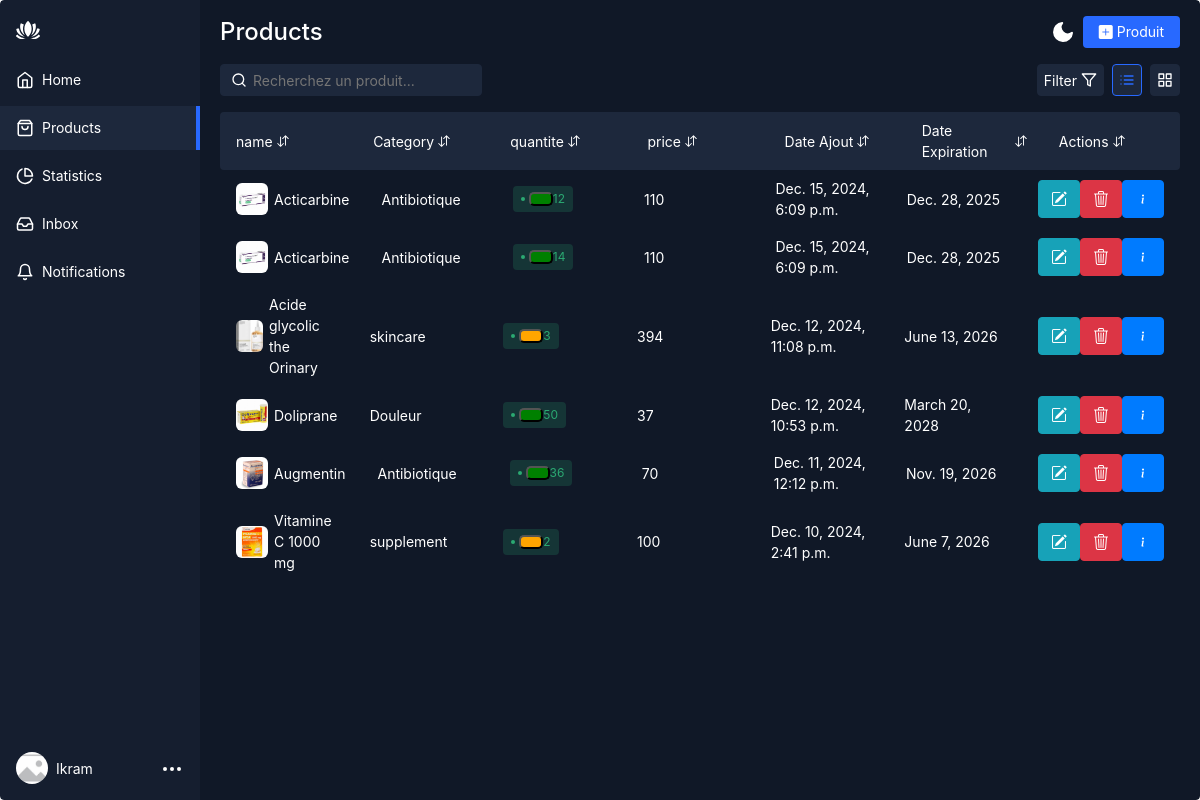
Screenshot of /produit/ (signed in) with the database file from the repository.
### Produits/models.py (models this page shows, shortened)
class Produits(models.Model):
    name=models.CharField(max_length=250)
    category=models.ForeignKey(Categories,on_delete=models.CASCADE)
    price=models.IntegerField()
    quantite=models.PositiveBigIntegerField(default=0)
    date_ajout=models.DateTimeField(auto_now_add=True)
    date_expiration=models.DateField()
    image=models.ImageField(null=True,blank=True,upload_to='media/')
    description=models.TextField()
    class Meta:
        ordering=['-date_ajout']
    def statut_quantite(self):
        if self.quantite==0:
            return 'red'
        elif self.quantite<=10:
            return 'orange'
        else :
            return 'green'

class Categories(models.Model):
    name=models.CharField(max_length=250)
    def __str__(self):
        return self.name

### Produits/views.py (the view)
# urls.py: 2. Add a URL to urlpatterns:  path('', views.home, name='home')
@login_required(login_url='login')
def home(request):
    donnees=Produits.objects.all()
    context={
        'donnees':donnees
    }
    return render(request,'home.html',context)

### Produits/templates/home.html (shortened to what this page needs)
{% extends "base.html" %}
{% block produit %}
{% include "produit.html" %}
{% endblock produit %}

### Produits/templates/zone_gauche.html (shortened to what this page needs)
{%load static%}
<div class="app-container">
    <div class="sidebar">
      <div class="sidebar-header">
        <div class="app-icon">
        </div>
      </div>
      <ul class="sidebar-list">
        <li class="sidebar-list-item">
          <a href="{% url 'acc'%}">
            <svg xmlns="http://www.w3.org/2000/svg" width="18" height="18" viewBox="0 0 24 24" fill="none" stroke="currentColor" stroke-width="2" stroke-linecap="round" stroke-linejoin="round" class="feather feather-home"><path d="M3 9l9-7 9 7v11a2 2 0 0 1-2 2H5a2 2 0 0 1-2-2z"/><polyline points="9 22 9 12 15 12 15 22"/></svg>
            <span>Home</span>
          </a>
        </li>
        <li class="sidebar-list-item active">
          <a href="{% url 'home' %}">
            <span>Products</span>
          </a>
        </li>
        <li class="sidebar-list-item">
          <a href="#">
            <svg xmlns="http://www.w3.org/2000/svg" width="18" height="18" viewBox="0 0 24 24" fill="none" stroke="currentColor" stroke-width="2" stroke-linecap="round" stroke-linejoin="round" class="feather feather-pie-chart"><path d="M21.21 15.89A10 10 0 1 1 8 2.83"/><path d="M22 12A10 10 0 0 0 12 2v10z"/></svg>
            <span>Statistics</span>
          </a>
        </li>
        <li class="sidebar-list-item">
          <a href="#">
            <span>Inbox</span>
          </a>
        </li>
        <li class="sidebar-list-item">
          <a href="#">
            <svg xmlns="http://www.w3.org/2000/svg" width="18" height="18" viewBox="0 0 24 24" fill="none" stroke="currentColor" stroke-width="2" stroke-linecap="round" stroke-linejoin="round" class="feather feather-bell"><path d="M18 8A6 6 0 0 0 6 8c0 7-3 9-3 9h18s-3-2-3-9"/><path d="M13.73 21a2 2 0 0 1-3.46 0"/></svg>
            <span>Notifications</span>
          </a>
        </li>
      </ul>
      <div class="account-info">
        {% if user.is_authenticated %}
          <div class="account-info-picture">
            <a href="{% url 'deconnection' %}">
            <img src="{% static "images/default_image.jpeg" %}" alt="Account">
          </div>
          <div class="account-info-name">{{request.user }} </div>
        {% endif %}
        <button class="account-info-more">
          <svg xmlns="http://www.w3.org/2000/svg" width="24" height="24" viewBox="0 0 24 24" fill="none" stroke="currentColor" stroke-width="2" stroke-linecap="round" stroke-linejoin="round" class="feather feather-more-horizontal"><circle cx="12" cy="12" r="1"/><circle cx="19" cy="12" r="1"/><circle cx="5" cy="12" r="1"/></svg>
        </button>
      </div>
    </div>

### Produits/templates/produit.html (shortened to what this page needs)
{% load static %}
{%block produit%}
<div class="products-area-wrapper tableView">
    <div class="products-header">
      <div class="product-cell image">
        name
        <button class="sort-button">
        </button>
      </div>
      <div class="product-cell category">Category<button class="sort-button">
        </button></div>
      <div class="product-cell status-cell">quantite<button class="sort-button">
        </button></div>
      <div class="product-cell sales">price<button class="sort-button">
        </button></div>
      <div class="product-cell stock">Date Ajout<button class="sort-button">
        </button></div>
      <div class="product-cell price">Date Expiration<button class="sort-button">
        </button></div>
        <div class="product-cell price">Actions<button class="sort-button">
        </button></div>
    </div>
    {% for n in donnees%}
      <div class="products-row" id="produit-{{ n.id }}">
        <div class="product-cell image">
          {% if n.image %}
                <img src="{{ n.image.url }}" alt="image actuelle" style="max-width:100px; max-height:100px;">
            {% else %}
                <img src="{% static 'images/default_image.jpeg' %}" alt="Image par défaut" style="max-width:100px; max-height:100px;">
            {% endif %}
            <span>{{ n.name }}</span>
        </div>
      <div class="product-cell category"><span class="cell-label">Category:</span>{{n.category}}</div>
      <div class="product-cell status-cell">
        <span class="status active"> <button class="button {{n.statut_quantite}}"></button> {{n.quantite}}</span>
      </div>
      <div class="product-cell sales"><span class="cell-label">Prix:</span>{{n.price}} </div>
      <div class="product-cell stock"><span class="cell-label">Date Ajout:</span>{{n.date_ajout}}</div>
      <div class="product-cell price"><span class="cell-label">Date Expiration:</span>{{n.date_expiration}}</div>
      <div class="product-cell price">
        <a href="{% url 'modifier' n.id%}" class="btn btn-info"> <i class="bi bi-pencil-square"></i></a>
        <a href="{% url 'delete' n.pk %}" class="btn btn-danger"> <i class="bi bi-trash3"></i></a>
        <a href="{% url 'detail' n.pk%}" class="btn btn-primary"> <i class="bi bi-info"></i></a>
      </div>
    </div>
    {% endfor %}
</div>
{%endblock produit%}

### Produits/static/style.css (style rules this page uses)
* { box-sizing: border-box; }
:root { --app-bg: #101827; --sidebar: rgba(21, 30, 47,1); --sidebar-main-color: #fff; --table-border: #1a2131; --table-header: #1a2131; --app-content-main-color: #fff; --sidebar-link: #fff; --sidebar-active-link: #1d283c; --sidebar-hover-link: #1a2539; --action-color: #2869ff; --action-color-hover: #6291fd; --app-content-secondary-color: #1d283c; --filter-reset: #2c394f; --filter-shadow: rgba(16, 24, 39, 0.8) 0px 6px 12px -2px, rgba(0, 0, 0, 0.3) 0px 3px 7px -3px; }
body, html { margin: 0; padding: 0; height: 100%; width: 100%; }
body { overflow: hidden; font-family: "Poppins", sans-serif; background-color: var(--app-bg); -webkit-font-smoothing: antialiased; -moz-osx-font-smoothing: grayscale; }
.app-container { border-radius: 4px; width: 100%; height: 100%; max-height: 100%; max-width: 1280px; display: flex; overflow: hidden; box-shadow: rgba(99, 99, 99, 0.2) 0px 2px 8px 0px; max-width: 2000px; margin: 0 auto; }
.sidebar { flex-basis: 200px; max-width: 200px; flex-shrink: 0; background-color: var(--sidebar); display: flex; flex-direction: column; }
.sidebar-header { display: flex; align-items: center; justify-content: space-between; padding: 16px; }
.sidebar-list { list-style-type: none; padding: 0; }
.sidebar-list-item { position: relative; margin-bottom: 4px; }
.sidebar-list-item a { display: flex; align-items: center; width: 100%; padding: 10px 16px; color: var(--sidebar-link); text-decoration: none; font-size: 14px; line-height: 24px; }
.sidebar-list-item svg { margin-right: 8px; }
.sidebar-list-item.active { background-color: var(--sidebar-active-link); }
.sidebar-list-item.active:before { content: ""; position: absolute; right: 0; background-color: var(--action-color); height: 100%; width: 4px; }
.account-info { display: flex; align-items: center; padding: 16px; margin-top: auto; }
.account-info-picture { width: 32px; height: 32px; border-radius: 50%; overflow: hidden; flex-shrink: 0; }
.account-info-picture img { width: 100%; height: 100%; -o-object-fit: cover; object-fit: cover; }
.account-info-name { font-size: 14px; color: var(--sidebar-main-color); margin: 0 8px; overflow: hidden; max-width: 100%; text-overflow: ellipsis; white-space: nowrap; }
.account-info-more { color: var(--sidebar-main-color); padding: 0; border: none; background-color: transparent; margin-left: auto; }
.app-icon { color: var(--sidebar-main-color); }
.app-icon svg { width: 24px; height: 24px; }
.products-area-wrapper { width: 100%; max-height: 100%; overflow: auto; padding: 0 4px; }
.tableView .products-header { display: flex; align-items: center; border-radius: 4px; background-color: var(--app-content-secondary-color); position: sticky; top: 0; }
.tableView .products-row { display: flex; align-items: center; border-radius: 4px; width:100%; }
.tableView .product-cell { flex: 1; padding: 8px 16px; color: var(--app-content-main-color); font-size: 14px; display: flex; align-items: center; }
.tableView .product-cell img { width: 32px; height: 32px; border-radius: 6px; margin-right: 6px; }
.tableView .sort-button { padding: 0; background-color: transparent; border: none; cursor: pointer; color: var(--app-content-main-color); margin-left: 4px; display: flex; align-items: center; }
.tableView .sort-button svg { width: 12px; }
.status { border-radius: 4px; display: flex; align-items: center; padding: 4px 8px; font-size: 12px; }
.status:before { content: ""; width: 4px; height: 4px; border-radius: 50%; margin-right: 4px; }
.status.active { color: #2ba972; background-color: rgba(43, 169, 114, 0.2); }
.status.active:before { background-color: #2ba972; }

### Produits/templates/produit.html (style rules this page uses)
.button { padding: 5px 10px; border-radius: 5px; font-weigt:bold; text-align:center; color:white; }
.orange { background-color:orange; }
.green { background-color:green; }

### rows the page displays
Produits: image (picture), name "Acticarbine", category "Antibiotique", quantite "12", price "110", date_ajout "Dec. 15, 2024, 6:09 p.m.", date_expiration "Dec. 28, 2025"
Produits: image (picture), name "Acticarbine", category "Antibiotique", quantite "14", price "110", date_ajout "Dec. 15, 2024, 6:09 p.m.", date_expiration "Dec. 28, 2025"
Produits: image (picture), name "Acide glycolic the Orinary", category "skincare", quantite "3", price "394", date_ajout "Dec. 12, 2024, 11:08 p.m.", date_expiration "June 13, 2026"
Produits: image (picture), name "Doliprane", category "Douleur", quantite "50", price "37", date_ajout "Dec. 12, 2024, 10:53 p.m.", date_expiration "March 20, 2028"
Produits: image (picture), name "Augmentin", category "Antibiotique", quantite "36", price "70", date_ajout "Dec. 11, 2024, 12:12 p.m.", date_expiration "Nov. 19, 2026"
Produits: image (picture), name "Vitamine C 1000 mg", category "supplement", quantite "2", price "100", date_ajout "Dec. 10, 2024, 2:41 p.m.", date_expiration "June 7, 2026"

### other values shown
{{ request.user }} "Ikram"
